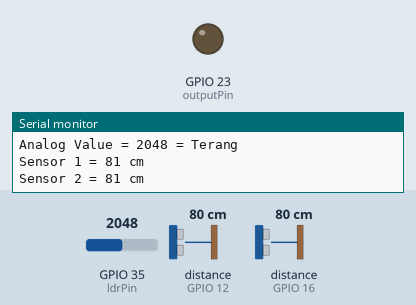
Simulated run of this sketch. Board: ESP32. Parts: output pins drawn as LEDs (lit = HIGH), the last lines printed to the serial monitor. Wiring (inferred from the names in the program): 2 × ultrasonic range finder: trigger GPIO 13, echo GPIO 12 / trigger GPIO 17, echo GPIO 16. The inputs (shaded band) are chosen by the test bench; at power-on: GPIO 35 (ldrPin) = 2048, distance to the obstacle (sensors on GPIO 12, GPIO 16) 80 cm. The echo pulse lasts 58.3 µs per cm; WiFi joins after 1.5 s; servers stay silent unless stated; pins used as bus, display or sensor lines are not drawn.

Above: at 3.0 s.
3.1 s: GPIO 35 (ldrPin) set to 10
At 4.0 s:
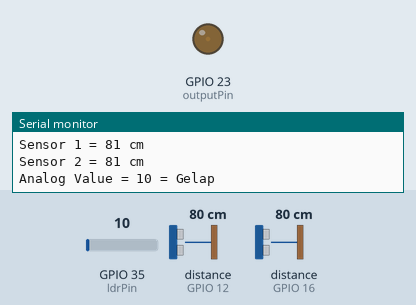
5.0 s: distance to the obstacle (sensor on GPIO 12) set to 17 cm
6.6 s: distance to the obstacle (sensor on GPIO 12) set to 13 cm
At 7.0 s:
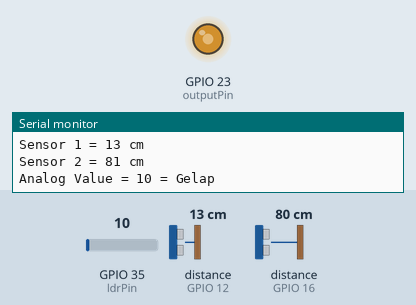
8.1 s: distance to the obstacle (sensor on GPIO 12) set to 18 cm
At 9.3 s:
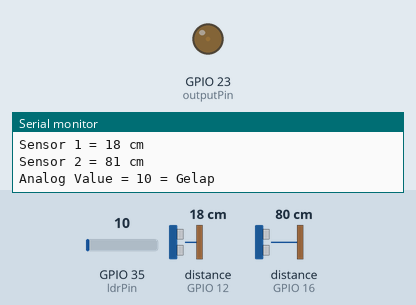
9.9 s: distance to the obstacle (sensor on GPIO 12) set to 2 cm
At 11.4 s:
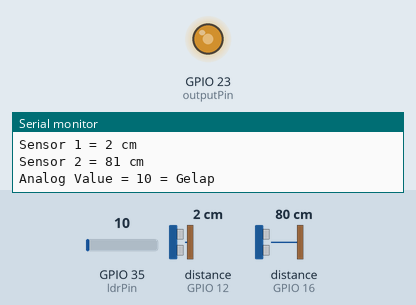
11.7 s: GPIO 35 (ldrPin) set to 47
13.3 s: GPIO 35 (ldrPin) set to 54
At 14.2 s:
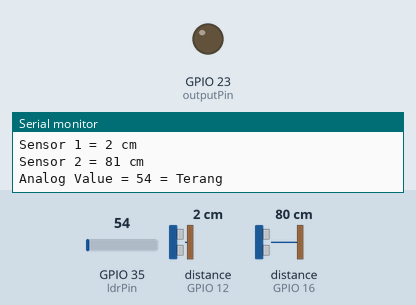
Timing chart, 0 to 15.8 s (numbered marks = the images above; inputs shaded):
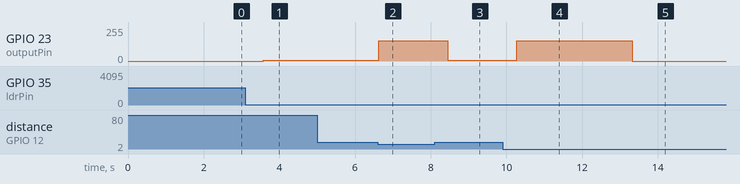

The sketch:

main.ino
```cpp
/* Fill-in information from Blynk Device Info here */
#define BLYNK_TEMPLATE_ID           "TMPL6WGmkSdhy"
#define BLYNK_TEMPLATE_NAME         "Quickstart Template"
#define BLYNK_AUTH_TOKEN            "nGxHCML5rH2-E1BBaJhEojKJG3eOzrqL"

/* Comment this out to disable prints and save space */
#define BLYNK_PRINT Serial

#include <RBDdimmer.h>
#include <WiFi.h>
#include <WiFiClient.h>
#include <BlynkSimpleEsp32.h>


// Your WiFi credentials.
// Set password to "" for open networks.
char ssid[] = "Mi";
char pass[] = "12345678900";

// Define Pin
const int ldrPin = 35;
const int triggerPin_1 = 13;
const int echoPin_1 = 12;
unsigned int duration_1;
unsigned int distance_1;
const int triggerPin_2 = 17;
const int echoPin_2 = 16;
unsigned int duration_2;
unsigned int distance_2;
unsigned int ultrasonicValue;

#define outputPin  23
#define zerocross  5 // for boards with CHANGEBLE input pins

dimmerLamp dimmer(outputPin, zerocross); //initialase port for dimmer for ESP8266, ESP32, Arduino due boards
//dimmerLamp dimmer(outputPin); //initialase port for dimmer for MEGA, Leonardo, UNO, Arduino M0, Arduino Zero

void setup() {
  Blynk.begin(BLYNK_AUTH_TOKEN, ssid, pass);
  pinMode(triggerPin_1, OUTPUT);
  pinMode(echoPin_1, INPUT);
  pinMode(triggerPin_2, OUTPUT);
  pinMode(echoPin_2, INPUT);
  Serial.begin(9600);
  Serial.print("Connecting to ");
  Serial.println(ssid);

  while (WiFi.status() != WL_CONNECTED) {
    delay(500);
    Serial.print(".");
  }

  Serial.println("");
  Serial.println("WiFi connected");
  Serial.println("IP address: ");
  Serial.println(WiFi.localIP());
  dimmer.begin(NORMAL_MODE, OFF); //dimmer initialisation: name.begin(MODE, STATE)
}

void loop() {
  Blynk.run();
  readLDR();
  readSensor_1();
  readSensor_2();
  setDimmer();
  delay (100);
}

void readLDR() {
  int analogValue = analogRead(ldrPin);
  Serial.print("Analog Value = ");
  Serial.print(analogValue);   // the raw analog reading

  // We'll have a few threshholds, qualitatively determined
  if (analogValue < 25) {
    Serial.println(" = Gelap");
    Blynk.virtualWrite(V4, 1); // Akan menampilkan 1 di blynk
  } else {
    Serial.println(" = Terang");
    Blynk.virtualWrite(V4, 0); // Akan menampilkan 0 di blynk
  }
  delay(500);
}

void readSensor_1() {
  digitalWrite(triggerPin_1, LOW);
  delayMicroseconds(2);
  digitalWrite(triggerPin_1, HIGH);
  delayMicroseconds(10);
  digitalWrite(triggerPin_1, LOW);
  duration_1 = pulseIn(echoPin_1, HIGH);
  distance_1 = (duration_1 / 2) / 28.5;
  Serial.print("Sensor 1 = ");
  Serial.print(distance_1);
  Serial.println(" cm");
  Blynk.virtualWrite(V0, distance_1);
  if (distance_1 <= 15) {
    Blynk.virtualWrite(V2, 1);
  }else{
    Blynk.virtualWrite(V2, 0);
  }
}
void readSensor_2() {
  digitalWrite(triggerPin_2, LOW);
  delayMicroseconds(2);
  digitalWrite(triggerPin_2, HIGH);
  delayMicroseconds(10);
  digitalWrite(triggerPin_2, LOW);
  duration_2 = pulseIn(echoPin_2, HIGH);
  distance_2 = (duration_2 / 2) / 28.5;
  Serial.print("Sensor 2 = ");
  Serial.print(distance_2);
  Serial.println(" cm");
  Blynk.virtualWrite(V1, distance_2);
  if (distance_2 <= 15) {
    Blynk.virtualWrite(V3, 1);
  } else{
    Blynk.virtualWrite(V3, 0);
  }
}

void setDimmer() {
  int analogValue = analogRead(ldrPin);
  if (distance_1 <= 15 || distance_2 <= 15){
    ultrasonicValue = 1;
  } else {
    ultrasonicValue = 0;
  }
  if (ultrasonicValue == 1 && analogValue < 25) {
    dimmer.setState(ON);
    dimmer.setPower(60);
  }
    if (analogValue > 50) {
    dimmer.setState(OFF);
  }
    if (ultrasonicValue == 0 && analogValue < 25) {
    dimmer.setState(ON);
    dimmer.setPower(2);
  }
}
```

Measured:
- the behaviour switches between 16 and 15 cm on distance to the obstacle (sensor on GPIO 12) (found by bisection; images 1 and 2)
- the behaviour switches between 50 and 51 on GPIO 35 (ldrPin) (found by bisection; images 4 and 5)
- after the input at 3.1 s, GPIO 23 (outputPin): 0/255 → 5/255 after 0.47 s
- after the input at 6.6 s, GPIO 23 (outputPin): 5/255 → 153/255 at once
- after the input at 8.1 s, GPIO 23 (outputPin): 153/255 → 5/255 after 0.35 s
- after the input at 9.9 s, GPIO 23 (outputPin): 5/255 → 153/255 after 0.38 s
- after the input at 13.3 s, GPIO 23 (outputPin): 153/255 → 0/255 at once
